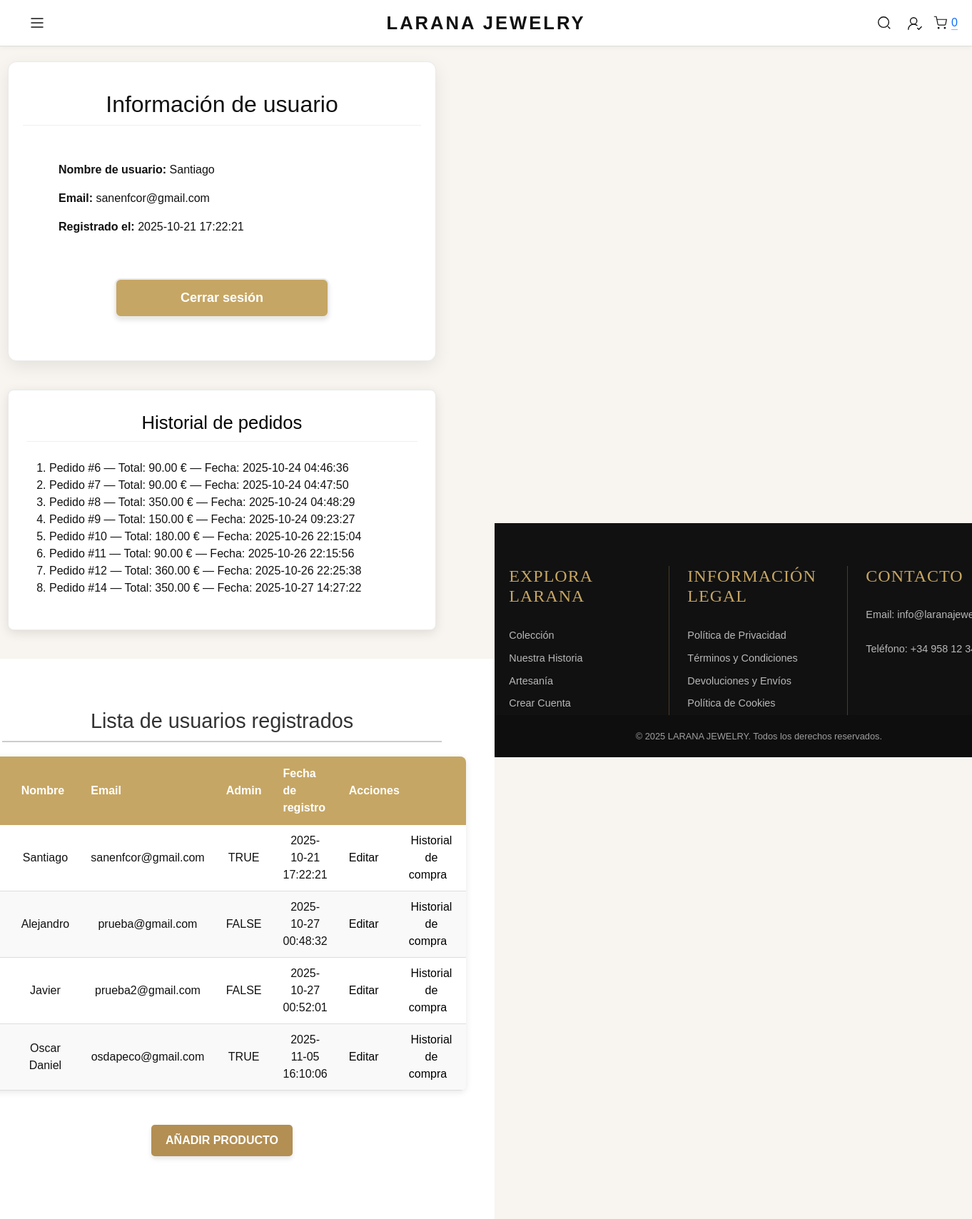
Page /tienda_login_php/perfil.php (signed in) on the committed database.
### tables this page shows
CREATE TABLE `usuarios` (
  `id` int(11) NOT NULL,
  `nombre` varchar(100) NOT NULL,
  `apellido` varchar(100) NOT NULL,
  `email` varchar(255) NOT NULL,
  `password` varchar(255) NOT NULL,
  `telefono` varchar(20) NOT NULL,
  `direccion` varchar(255) NOT NULL,
  `acepta_terminos` tinyint(1) NOT NULL DEFAULT 0,
  `fecha_registro` timestamp NOT NULL DEFAULT current_timestamp(),
  `admin` tinyint(1) NOT NULL DEFAULT 0
);

CREATE TABLE `pedidos` (
  `id` int(11) NOT NULL,
  `usuario_id` int(11) NOT NULL,
  `fecha` datetime DEFAULT current_timestamp(),
  `total` decimal(10,2) NOT NULL,
  `estado` enum('pendiente','entregado') DEFAULT 'pendiente'
);

### tienda_login_php/perfil.php (the view, shortened to what this page needs)
<?php
require_once "db_connect.php";
include __DIR__ . '/../includes/header.php';
?>
<main>
    <section class="perfil-info">
        <h2 class="Titulo_Usu">Información de usuario</h2>
        <div class="Info_Usu">
            <p><strong>Nombre de usuario:</strong> <?= htmlspecialchars($usuario['nombre']) ?></p>
            <p><strong>Email:</strong> <?= htmlspecialchars($usuario['email']) ?></p>
            <p><strong>Registrado el:</strong>
                <?php
                    try {
                        $sql = "SELECT fecha_registro FROM usuarios WHERE id = :id";
                        $stmt = $conn->prepare($sql);
                        $stmt->execute([':id' => $usuario['id']]);
                        $resultado = $stmt->fetch(PDO::FETCH_ASSOC);
                        if ($resultado) {
                            echo htmlspecialchars($resultado['fecha_registro']) . "</p>";
                        } else {
                            echo "No disponible";
                        }
                    } catch (PDOException $e) {
                        echo "<p style='color:red;'>Error al obtener la fecha: " . htmlspecialchars($e->getMessage()) . "</p>";
                    }
                ?>
        </div>
        <p class="Boton_Sesion">
            <a href="/J_S25_Tienda_Online/tienda_login_php/logout.php" style="text-decoration: none;color: #ffffffff;">Cerrar sesión</a>
        </p>
    </section>
    <section class="perfil-historial">
        <h2 class="Titutlo_Pedidos">Historial de pedidos</h2>
        <?php
        try {
            $sql = "SELECT id, total, fecha FROM pedidos WHERE usuario_id = :usuario_id ORDER BY fecha";
            $stmt = $conn->prepare($sql);
            $stmt->execute([':usuario_id' => $usuario['id']]);
            $pedidos = $stmt->fetchAll(PDO::FETCH_ASSOC);
            if ($pedidos) {
                echo "<ol>";
                foreach ($pedidos as $pedido) {
                    echo "<li>Pedido #{$pedido['id']} — Total: {$pedido['total']} € — Fecha: {$pedido['fecha']}</li>";
                }
                echo "</ol>";
            } else {
                echo "<p>No has realizado ningún pedido.</p>";
            }
        } catch (PDOException $e) {
            echo "<p style='color:red;'>Error al cargar historial: " . htmlspecialchars($e->getMessage()) . "</p>";
        }
        ?>
    </section>
    <section class="perfil-admin">
        <?php if ($usuario['admin'] == 1): ?>
        <h2 class="titulo-usuarios">Lista de usuarios registrados</h2>
        <?php
        try {
            $sql = "SELECT id, nombre, email, admin, fecha_registro FROM usuarios";
            $stmt = $conn->prepare($sql);
            $stmt->execute();
            $usuarios = $stmt->fetchAll(PDO::FETCH_ASSOC);
            if ($usuarios) {
                echo "<table class='lista-usuarios-admin'>";
                echo "<thead><tr><th>ID</th><th>Nombre</th><th>Email</th><th>Admin</th><th>Fecha de registro</th><th colspan='2'>Acciones</th></tr></thead>";
                echo "<tbody>";
                foreach ($usuarios as $u) {
                    echo "<tr>";
                    echo "<td>{$u['id']}</td>";
                    echo "<td>" . htmlspecialchars($u['nombre']) . "</td>";
                    echo "<td>" . htmlspecialchars($u['email']) . "</td>";
                    echo "<td>" . ($u['admin'] ? 'TRUE' : 'FALSE') . "</td>";
                    echo "<td>{$u['fecha_registro']}</td>";
                    echo "<td><a class='enlace-accion' href='/J_S25_Tienda_Online/tienda_login_php/modificar_usuarios.php?id={$u['id']}'>Editar</a></td>";
                    echo "<td><a class='enlace-accion' href='/J_S25_Tienda_Online/tienda_login_php/ver_historial.php?id={$u['id']}'>Historial de compra</a></td>";
                    echo "</tr>";
                }
                echo "</tbody></table>";
            }
        } catch (PDOException $e) {
            echo "<p class='error-message'>Error al obtener usuarios: " . htmlspecialchars($e->getMessage()) . "</p>";
        }
        ?>
        <section class="seccion-acciones-admin text-center mt-5 mb-5">
            <p>
                <button type="button" class="btn-agregar-producto" data-bs-toggle="modal" data-bs-target="#addProductModal">
                    Añadir producto
                </button>
            </p>
        </section>
    </section> <?php endif; ?> </main>
<?php include __DIR__ . '/../includes/footer.php'; ?>

### style.css (style rules this page uses)
:root { --negro:#111; --dorado:#c6a664; --dorado-osc:#b38f53; --gris:#fafafa; --beige:#f8f4ef; --borde:#eaeaea; --max:1200px; }
* { box-sizing: border-box; }
html,body { margin:0; padding:0; }
.perfil-info { max-width: 600px; margin: 0 auto; padding: 40px 20px; background: #fff; border-radius: 12px; box-shadow: 0 8px 24px rgba(0,0,0,0.08); border: 1px solid var(--borde); text-align: center; }
.Titulo_Usu { margin-bottom: 50px; border-bottom: 1px solid #f0f0f0; padding-bottom: 10px; }
.Info_Usu { margin-left: 50px; text-align: left; margin-bottom: 60px; }
.Boton_Sesion { max-width: 300px; width: 90%; display: block; margin: 20px auto; padding: 12px 20px; background: #c6a664; border-radius: 8px; border: 2px solid var(--borde, #a38852); text-align: center; font-size: 18px; font-weight: 600; cursor: pointer; box-shadow: 0 4px 6px rgba(0, 0, 0, 0.1); transition: background 0.3s ease, box-shadow 0.3s ease; }
.perfil-historial { max-width: 600px; margin: 40px auto; padding: 30px 25px; background: #fff; border-radius: 8px; box-shadow: 0 4px 15px rgba(0, 0, 0, 0.1); border: 1px solid var(--borde, #e0e0e0); text-align: left; }
.Titutlo_Pedidos { margin-bottom: 25px; text-align: center; font-size: 1.6em; color: #000000; padding-bottom: 10px; border-bottom: 1px solid #f0f0f0; }
.perfil-admin { margin-top: 20px; padding: 40px; background: #fff; text-align: center; }
.titulo-usuarios { text-align: center; color: #333; margin-top: 30px; margin-bottom: 20px; font-size: 1.8em; border-bottom: 2px solid #ccc; padding-bottom: 10px; margin-left: auto; margin-right: auto; max-width: 90%; }
.lista-usuarios-admin { width: 90%; margin: 20px auto; border-collapse: collapse; box-shadow: 0 2px 10px rgba(0, 0, 0, 0.1); background-color: #ffffff; border-radius: 8px; overflow: hidden; }
.lista-usuarios-admin th { background-color: #c6a664; color: white; padding: 12px 15px; text-align: left; font-weight: bold; }
.lista-usuarios-admin td { padding: 10px 15px; border-bottom: 1px solid #ddd; }
.lista-usuarios-admin tbody tr:nth-child(even) { background-color: #f9f9f9; }
.lista-usuarios-admin .enlace-accion { color: #000; text-decoration: none; margin-right: 10px; transition: color 0.3s ease; }
.seccion-acciones-admin p { text-align: center; margin-top: 20px; margin-bottom: 40px; }
.btn-agregar-producto { background-color: #b38f53; color: #ffffff; padding: 10px 20px; border: none; border-radius: 5px; cursor: pointer; font-size: 1rem; font-weight: bold; text-transform: uppercase; display: inline-block; transition: background-color 0.3s ease; box-shadow: 0 4px 6px rgba(0, 0, 0, 0.1); }
:root { --font-heading: 'Times New Roman', Times, serif; --font-body: 'Arial', Helvetica, sans-serif; --dorado: #c6a664; --negro: #222222; --gris-oscuro: #444444; --blanco: #ffffff; --gris-claro: #fafafa; --borde-sutil: #dddddd; }

### tienda_login_php/styles.css (style rules this page uses)
:root { --negro: #111; --dorado: #c6a664; --dorado-osc: #b38f53; --gris: #fafafa; --beige: #f8f4ef; --borde: #eaeaea; --max: 1200px; }
* { box-sizing: border-box; margin: 0; padding: 0; }

### rows in the picture
usuarios: fecha_registro "2025-10-21 17:22:21", nombre "Santiago", email "sanenfcor@gmail.com", admin "TRUE"
pedidos: id "6", total "90.00", fecha "2025-10-24 04:46:36"
pedidos: id "7", total "90.00", fecha "2025-10-24 04:47:50"
pedidos: id "8", total "350.00", fecha "2025-10-24 04:48:29"
pedidos: id "9", total "150.00", fecha "2025-10-24 09:23:27"
pedidos: id "10", total "180.00", fecha "2025-10-26 22:15:04"
pedidos: id "11", total "90.00", fecha "2025-10-26 22:15:56"
pedidos: id "12", total "360.00", fecha "2025-10-26 22:25:38"
pedidos: id "14", total "350.00", fecha "2025-10-27 14:27:22"
usuarios: nombre "Alejandro", email "prueba@gmail.com", admin "FALSE", fecha_registro "2025-10-27 00:48:32"
usuarios: nombre "Javier", email "prueba2@gmail.com", admin "FALSE", fecha_registro "2025-10-27 00:52:01"
usuarios: nombre "Oscar Daniel", email "osdapeco@gmail.com", admin "TRUE", fecha_registro "2025-11-05 16:10:06"

### other values in the picture
$usuario['nombre'] "Santiago"
$usuario['email'] "sanenfcor@gmail.com"
